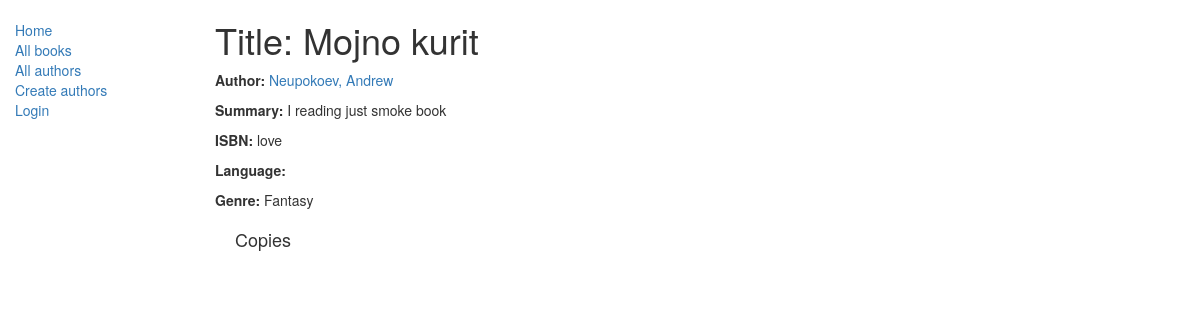
Before: /catalog/book/1 with the older database file.
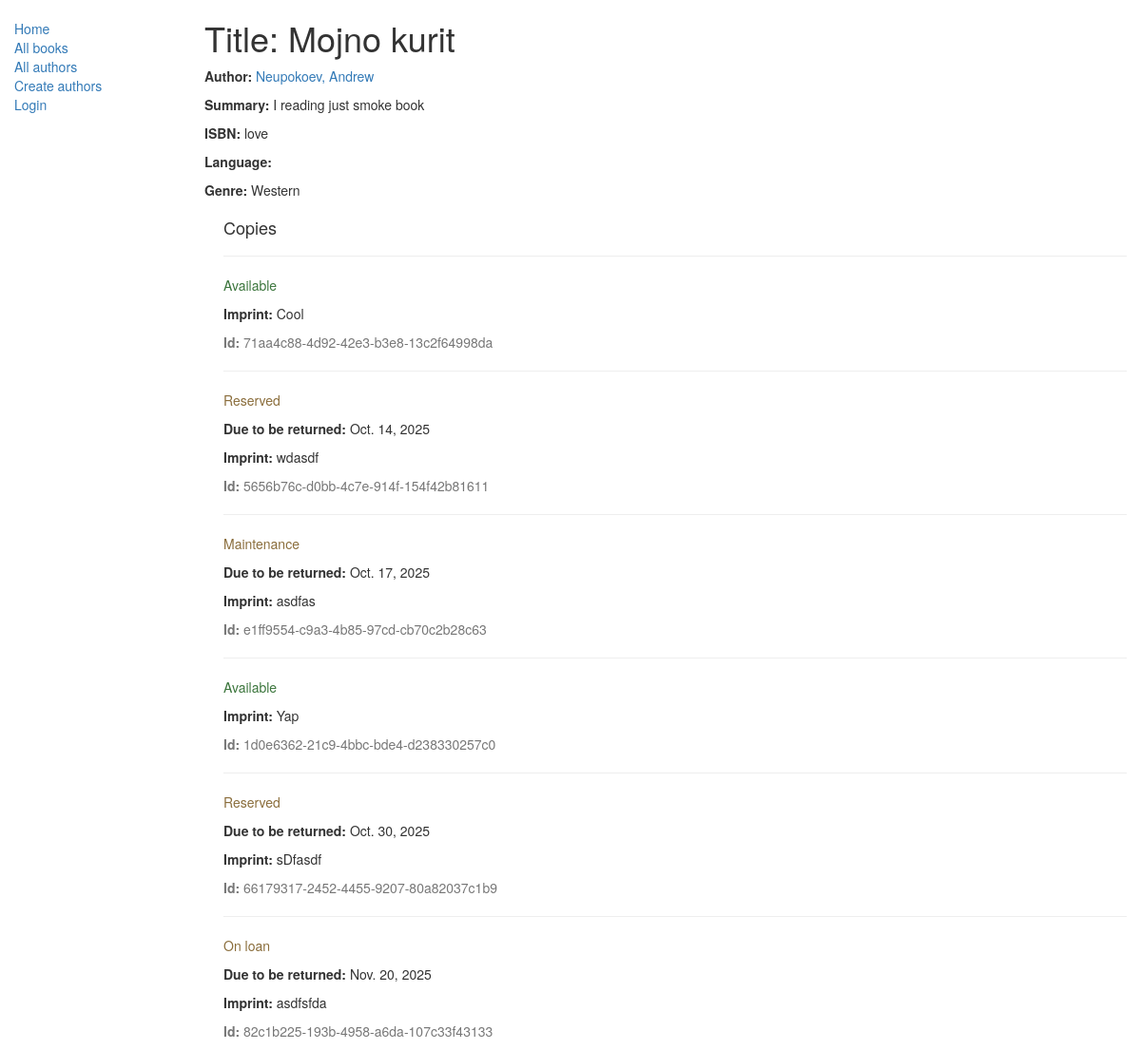
After: the same page with the newer database file.
### catalog/models.py (models this page shows, shortened)
class Genre(models.Model):
    name = models.CharField(max_length=200, help_text="Enter a book genre (e.g. Science Fiction, French Poetry etc.)")
    def __str__(self):
        return self.name

class BookInstance(models.Model):
    objects = None
    borrower = models.ForeignKey(User, on_delete=models.SET_NULL, null=True, blank=True)
    class Meta:
        permissions = (("can_mark_returned", "Set book as returned"),)
    """
    Model representing a specific copy of a book (i.e. that can be borrowed from the library).
    """
    id = models.UUIDField(primary_key=True, default=uuid.uuid4, help_text="Unique ID for this particular book across whole library")
    book = models.ForeignKey('Book', on_delete=models.SET_NULL, null=True)
    imprint = models.CharField(max_length=200)
    due_back = models.DateField(null=True, blank=True)
    LOAN_STATUS = (
        ('m', 'Maintenance'),
        ('o', 'On loan'),
        ('a', 'Available'),
        ('r', 'Reserved'),
    )
    status = models.CharField(max_length=1, choices=LOAN_STATUS, blank=True, default='m', help_text='Book availability')
    class Meta:
        ordering = ["due_back"]

### catalog/views.py (the view)
# urls.py: path('book/<int:pk>', views.BookDetailView.as_view(), name='book-detail'),
class BookDetailView(generic.DetailView):
    model = Book

### catalog/models.py (called while the page is built)
    def __str__(self):
        return '%s, %s' % (self.last_name, self.first_name)

### catalog/templates/catalog/book_detail.html
{% extends "base_generic.html" %}
{% block content %}
  <h1>Title: {{ book.title }}</h1>
  <p><strong>Author:</strong> <a href="{% url 'author-detail' book.author.pk %}">{{ book.author }}</a></p>
  <p><strong>Summary:</strong> {{ book.summary }}</p>
  <p><strong>ISBN:</strong> {{ book.isbn }}</p>
  <p><strong>Language:</strong> {{ book.language }}</p>
  <p><strong>Genre:</strong> {% for genre in book.genre.all %} {{ genre }}{% if not forloop.last %}, {% endif %}{% endfor %}</p>
  <div style="margin-left:20px;margin-top:20px">
    <h4>Copies</h4>
    {% for copy in book.bookinstance_set.all %}
    <hr>
    <p class="{% if copy.status == 'a' %}text-success{% elif copy.status == 'd' %}text-danger{% else %}text-warning{% endif %}">{{ copy.get_status_display }}</p>
    {% if copy.status != 'a' %}<p><strong>Due to be returned:</strong> {{copy.due_back}}</p>{% endif %}
    <p><strong>Imprint:</strong> {{copy.imprint}}</p>
    <p class="text-muted"><strong>Id:</strong> {{copy.id}}</p>
    {% endfor %}
  </div>
{% endblock %}

Changed rows visible on the page:
no longer on this page (row unchanged): Genre: name "Fantasy"
now on this page (row unchanged): Genre: name "Western"
added BookInstance: status "Available", imprint "Cool", id "71aa4c88-4d92-42e3-b3e8-13c2f64998da"
added BookInstance: status "Reserved", due_back "Oct. 14, 2025", imprint "wdasdf", id "5656b76c-d0bb-4c7e-914f-154f42b81611"
added BookInstance: status "Maintenance", due_back "Oct. 17, 2025", imprint "asdfas", id "e1ff9554-c9a3-4b85-97cd-cb70c2b28c63"
added BookInstance: status "Available", imprint "Yap", id "1d0e6362-21c9-4bbc-bde4-d238330257c0"
added BookInstance: status "Reserved", due_back "Oct. 30, 2025", imprint "sDfasdf", id "66179317-2452-4455-9207-80a82037c1b9"
added BookInstance: status "On loan", due_back "Nov. 20, 2025", imprint "asdfsfda", id "82c1b225-193b-4958-a6da-107c33f43133"
